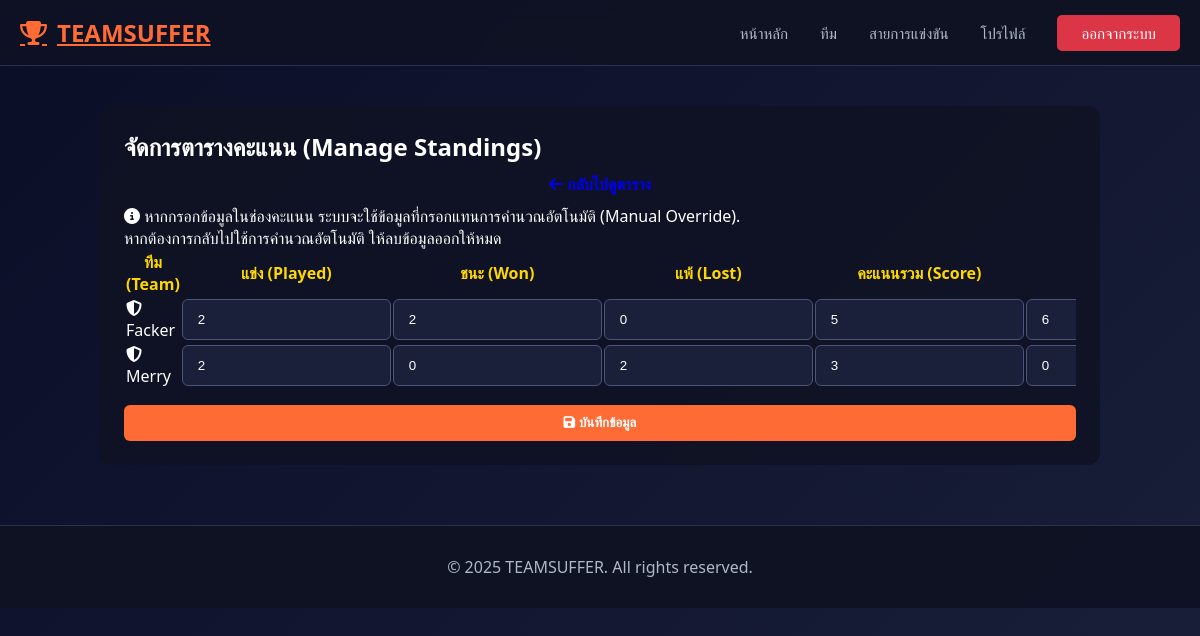
The page /api/tournaments/2/standings/manage/ (signed in) on the database its author committed.
### tournaments/models.py (models this page shows, shortened)
class TournamentRegistration(models.Model):
    tournament = models.ForeignKey(
        Tournament,
        on_delete=models.CASCADE,
        related_name='registrations'
    )
    team = models.ForeignKey(
        Team,
        on_delete=models.CASCADE,
        related_name='tournament_entries'
    )
    STATUS_CHOICES = [
        ('pending', 'Pending'),
        ('approved', 'Approved'),
        ('rejected', 'Rejected'),
        ('cancelled', 'Cancelled')
    ]
    status = models.CharField(
        max_length=20,
        choices=STATUS_CHOICES,
        default='pending'
    )
    registered_at = models.DateTimeField(auto_now_add=True)
    approved_by = models.ForeignKey(
        settings.AUTH_USER_MODEL,
        null=True, blank=True,
        on_delete=models.SET_NULL,
        related_name='approvals'
    )
    approved_at = models.DateTimeField(null=True, blank=True)
    manual_played = models.IntegerField(null=True, blank=True)
    manual_won = models.IntegerField(null=True, blank=True)
    manual_lost = models.IntegerField(null=True, blank=True)
    manual_points = models.IntegerField(null=True, blank=True)
    manual_score = models.IntegerField(null=True, blank=True, help_text="Manual total Game Score/Kill Points")
    class Meta:
        unique_together = ('tournament', 'team')  # ป้องกันไม่ให้สมัครซ้ำ

### teams/models.py (models this page shows, shortened)
class Team(models.Model):
    name = models.CharField(max_length=100)
    description = models.TextField(blank=True)
    logo = models.ImageField(upload_to='teams/logos/', blank=True, null=True)
    logo_url = models.URLField(blank=True)
    join_code = models.CharField(max_length=32, blank=True, null=True)
    created_by = models.ForeignKey(
        settings.AUTH_USER_MODEL,        # ใช้ User ของ Django
        on_delete=models.CASCADE,        # ถ้าลบ user นี้ ทีมที่สร้างโดย user นี้จะถูกลบด้วย
        related_name='teams_created'     # ใช้เข้าถึงจาก user.teams_created
    )
    STATUS_CHOICES = [
        ('active', 'Active'),
        ('disbanded', 'Disbanded'),
        ('pending', 'Pending'),
    ]
    status = models.CharField(
        max_length=20,
        choices=STATUS_CHOICES,
        default='active',
    )
    game = models.ForeignKey(
        'tournaments.Game',
        on_delete=models.SET_NULL,
        null=True,
        blank=True,
        related_name='teams'
    )
    created_at = models.DateTimeField(auto_now_add=True)  # เซ็ตตอนสร้างครั้งแรก
    updated_at = models.DateTimeField(auto_now=True)      # อัปเดตทุกครั้งที่ save()

### tournaments/views.py (the view, shortened to what this page needs)
# urls.py: path('tournaments/<int:pk>/standings/manage/', views.manage_standings_view, name='manage_standings'),
@login_required
def manage_standings_view(request, pk):
    tournament = get_object_or_404(Tournament, pk=pk)
    is_authorized = request.user == tournament.created_by or request.user.is_superuser
    if hasattr(request.user, 'profile') and request.user.profile.role == 'tournament_admin':
        is_authorized = True
    if not is_authorized:
        messages.error(request, "คุณไม่มีสิทธิ์จัดการตารางคะแนนนี้")
        return redirect('tournament_standings', pk=pk)
    registrations = TournamentRegistration.objects.filter(tournament=tournament, status='approved').select_related('team').order_by('team__name')
    return render(request, 'tournaments/manage_standings.html', {'tournament': tournament, 'registrations': registrations})

### templates/tournaments/manage_standings.html (shortened to what this page needs)
{% extends 'base.html' %}
{% load static %}
{% block content %}
<div
    style="max-width:1000px;margin:40px auto;padding:24px;background:rgba(15,18,35,0.85);border-radius:12px;color:#fff">
    <div class="d-flex justify-content-between align-items-center mb-4">
        <h2>จัดการตารางคะแนน (Manage Standings)</h2>
        <a href="{% url 'tournament_standings' tournament.pk %}" class="btn btn-secondary">
            <i class="fas fa-arrow-left"></i> กลับไปดูตาราง
        </a>
    </div>
    <div class="alert alert-info">
        <i class="fas fa-info-circle"></i>
        หากกรอกข้อมูลในช่องคะแนน ระบบจะใช้ข้อมูลที่กรอกแทนการคำนวณอัตโนมัติ (Manual Override). <br>
        หากต้องการกลับไปใช้การคำนวณอัตโนมัติ ให้ลบข้อมูลออกให้หมด
    </div>
    <form method="post">
        <div class="table-responsive">
            <table class="table table-dark table-striped table-hover sorting-table">
                <thead>
                    <tr style="color:#ffd700;">
                        <th>ทีม (Team)</th>
                        <th class="text-center" width="120">แข่ง (Played)</th>
                        <th class="text-center" width="120">ชนะ (Won)</th>
                        <th class="text-center" width="120">แพ้ (Lost)</th>
                        <th class="text-center" width="120">คะแนนรวม (Score)</th>
                        <th class="text-center" width="120">แต้ม (Points)</th>
                    </tr>
                </thead>
                <tbody>
                    {% for reg in registrations %}
                    <tr>
                        <td class="align-middle">
                            {% if reg.team.logo_url %}
                            <img src="{{ reg.team.logo_url }}" class="rounded-circle me-2" width="30" height="30">
                            {% else %}
                            <i class="fas fa-shield-alt me-2"></i>
                            {% endif %}
                            {{ reg.team.name }}
                        </td>
                        <td>
                            <input type="number" name="played_{{ reg.id }}"
                                class="form-control text-center bg-dark text-white border-secondary"
                                value="{{ reg.manual_played|default_if_none:'' }}" placeholder="Auto">
                        </td>
                        <td>
                            <input type="number" name="won_{{ reg.id }}"
                                class="form-control text-center bg-dark text-white border-secondary"
                                value="{{ reg.manual_won|default_if_none:'' }}" placeholder="Auto">
                        </td>
                        <td>
                            <input type="number" name="lost_{{ reg.id }}"
                                class="form-control text-center bg-dark text-white border-secondary"
                                value="{{ reg.manual_lost|default_if_none:'' }}" placeholder="Auto">
                        </td>
                        <td>
                            <input type="number" name="score_{{ reg.id }}"
                                class="form-control text-center bg-dark text-white border-secondary"
                                value="{{ reg.manual_score|default_if_none:'' }}" placeholder="Auto">
                        </td>
                        <td>
                            <input type="number" name="points_{{ reg.id }}"
                                class="form-control text-center bg-dark text-warning border-warning"
                                value="{{ reg.manual_points|default_if_none:'' }}" placeholder="Auto">
                        </td>
                    </tr>
                    {% endfor %}
                </tbody>
            </table>
        </div>
        <div class="mt-4 text-end">
            <button type="submit" class="btn btn-primary btn-lg">
                <i class="fas fa-save"></i> บันทึกข้อมูล
            </button>
        </div>
    </form>
</div>
{% endblock %}

### static/css/style.css (style rules this page uses)
:root { --primary-color: #ff6b35; --secondary-color: #004e89; --dark-bg: #0a0e27; --card-bg: #1a1f3a; --text-primary: #ffffff; --text-secondary: #b0b8c8; --border-color: #2a3150; }
*, *::before, *::after { margin: 0; padding: 0; box-sizing: border-box; }
html, body { overflow-x: hidden; max-width: 100vw; width: 100%; }
body { background: linear-gradient(135deg, #0a0e27 0%, #1a1f3a 100%); color: var(--text-primary); font-family: 'Segoe UI', Tahoma, Geneva, Verdana, sans-serif; min-height: 100vh; }
select, input[type="text"], input[type="email"], input[type="password"], input[type="number"], input[type="date"], input[type="url"], textarea { background: var(--card-bg, #1a1f3a) !important; color: var(--text-primary, #ffffff) !important; border: 1px solid #4a5578 !important; border-radius: 6px; padding: 12px 15px; }
.btn { display: inline-block; padding: 10px 20px; border-radius: 6px; text-decoration: none; font-weight: bold; transition: all 0.3s ease; cursor: pointer; border: none; text-align: center; width: 100%; }
.btn-primary { background: var(--primary-color); color: white; }
.table-responsive { width: 100%; overflow-x: auto; -webkit-overflow-scrolling: touch; margin-bottom: 1rem; }

### rows shown on the page
TournamentRegistration: team.name "Facker", manual_played "2", manual_won "2", manual_lost "0", manual_score "5", manual_points "6"
TournamentRegistration: team.name "Merry", manual_played "2", manual_won "0", manual_lost "2", manual_score "3", manual_points "0"
